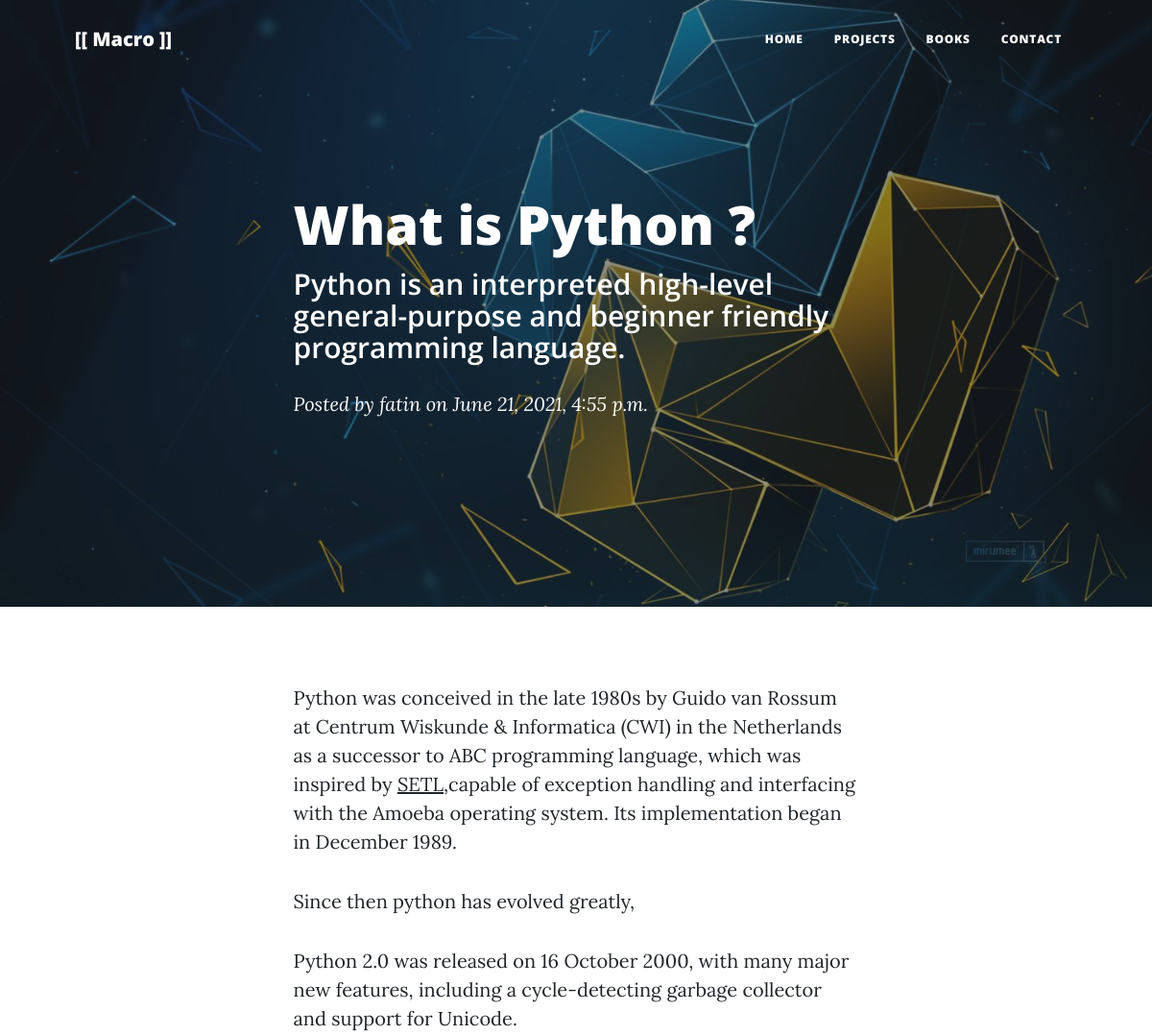
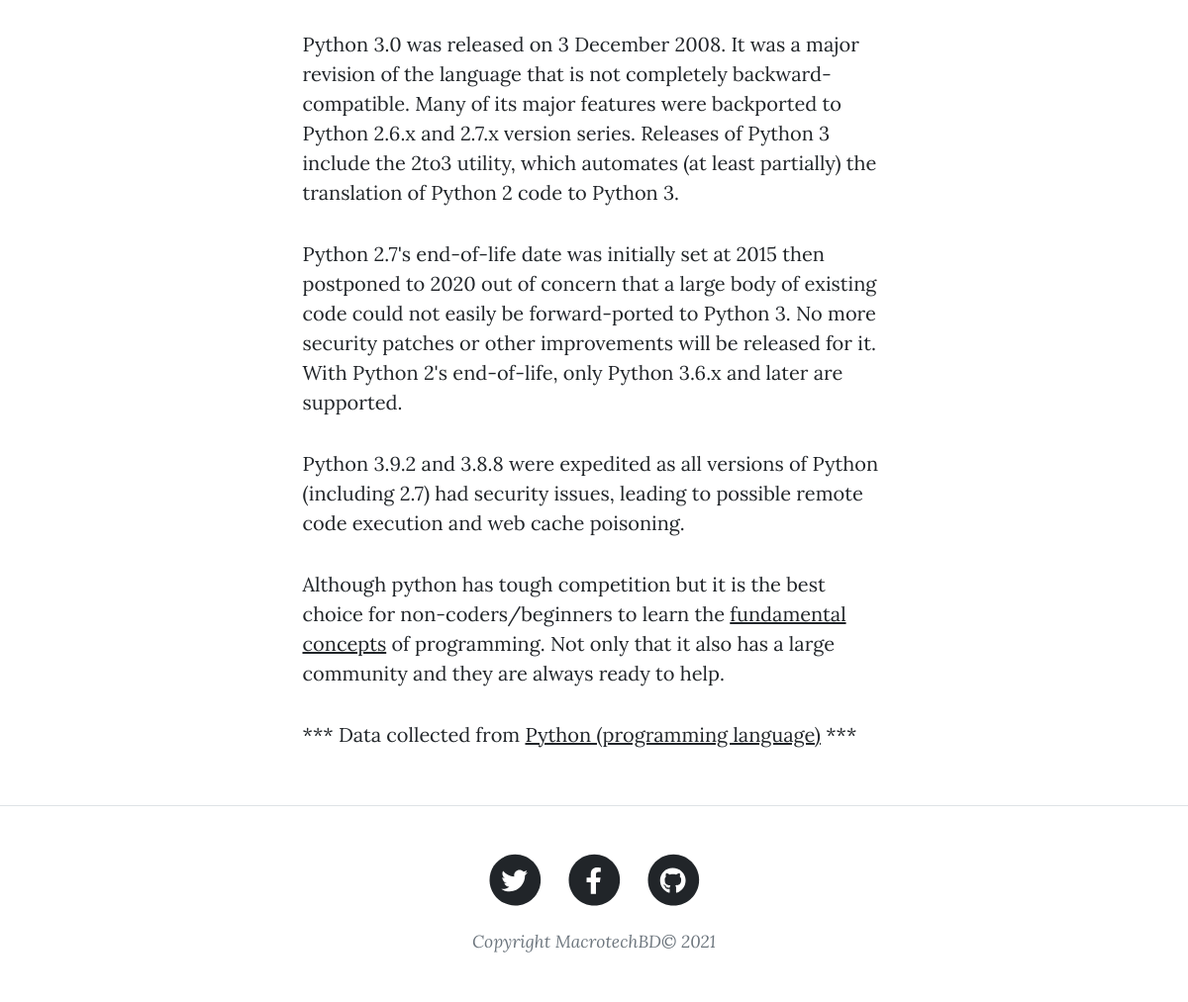
/what-is-python/, run on the app's committed database (2 pictures, top to bottom).
### clean_blogs/models.py (models this page shows, shortened)
class BlogPost(models.Model):
        title = models.CharField(("title"), max_length=250, unique=True)
        slug = models.SlugField(("slug"), max_length=200, unique=True)
        short_desc = models.CharField(("sub-heading"), max_length=550, unique=True)
        img = models.ImageField(("img"), upload_to='media/store/blog_imgs', height_field=None, width_field=None, max_length=None)
        author = models.ForeignKey(User, on_delete=models.CASCADE, related_name='blog_pots')
        updated_on = models.DateTimeField(auto_now_add=True)
        content = models.TextField(("content"))
        created_on = models.DateTimeField(auto_now_add=True)
        status = models.IntegerField(choices=STATUS, default=0)
        @property
        def file_url(self):
            if self.img and hasattr(self.img, 'url'):
                return self.img.url
        class Meta:
            ordering = ['-created_on']

### clean_blogs/views.py (the view)
# urls.py: path('<slug:slug>/', views.BlogPostDetail.as_view(), name='post'),
class BlogPostDetail(generic.DetailView):
    model = BlogPost
    template_name = 'post.html'

### clean_blogs/context_processors.py (called while the page is built)
def contact_urls(request):
    objs = SocialUrl.objects.all()
    url_dict = {}
    for id in range(len(objs)):
        url_dict[f'{objs[id].name}'] = objs[id].url
    return url_dict

### templates/post.html (shortened to what this page needs)
{% extends 'base.html' %}
{% block body %}
    {% load static %}
        <header class="masthead" style="background-image: url('{{blogpost.file_url}}')">
            <div class="container position-relative px-4 px-lg-5">
                <div class="row gx-4 gx-lg-5 justify-content-center">
                    <div class="col-md-10 col-lg-8 col-xl-7">
                        <div class="post-heading">
                            <h1>{{ object.title }}</h1>
                            <h2 class="subheading">{{ blogpost.short_desc}}</h2>
                            <span class="meta">
                                Posted by
                                <a href="">{{ blogpost.author }}</a>
                                on {{ blogpost.created_on }}
                            </span>
                        </div>
                    </div>
                </div>
            </div>
        </header>
        <article class="mb-4">
            <div class="container px-4 px-lg-5">
                <div class="row gx-4 gx-lg-5 justify-content-center">
                    <div class="col-md-10 col-lg-8 col-xl-7">
                        {{ object.content | safe }}
                    </div>
                </div>
            </div>
        </article>
{% endblock body %}

### data on the page
BlogPost: file_url (picture), title "What is Python ?", short_desc "Python is an interpreted high-level general-purpose and beginner friendly programming language.", author "fatin", created_on "June 21, 2021, 4:55 p.m.", content "Python was conceived in the late 1980s by Guido van Rossum at Centrum Wiskunde & Informatica (CWI) in the Netherlands as a successor to ABC programming language, which was inspired by SETL ,capable of exception handling and interfacing with the Amoeba operating system. Its implementation began in December 1989. Since then python has evolved greatly, Python 2.0 was released on 16 October 2000, with many major new features, including a cycle-detecting garbage collector and support for Unicode. Python 3.0 was released on 3 December 2008. It was a major revision of the language that is not completely backward-compatible. Many of its major features were backported to Python 2.6.x and 2.7.x…"
